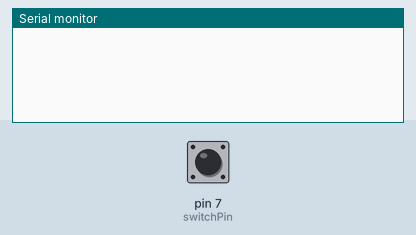
This sketch was run on a simulated Arduino Uno, built with avr-gcc and run on an emulated ATmega328P. Shown: the last lines printed to the serial monitor. The test bench sets the inputs (shaded band); at power-on: pin 7 (switchPin) LOW. WiFi joins after 1.5 s; servers stay silent unless stated.

Above: at 2.2 s.
2.3 s: pin 7 (switchPin) pulled HIGH for 0.15 s
At 3.3 s:
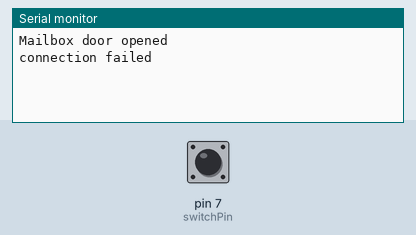
At 5.0 s:
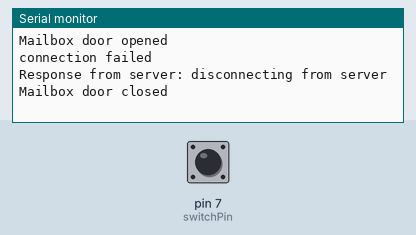

Measured:
- after the input at 2.3 s, the serial monitor: prints a new line at once (image 1)

The sketch:

growl.pde
```cpp
/*
  Snail Mail Push Alerts by Matt Richardson
  Adapted from the Arduino WebClient example by David A. Mellis

  This sketch is part of a project which sends a push alert to your
  iPhone when your snail mail is delivered.
  This sketch requests a URL when a mailbox has been opened.
  The URL is a PHP script based on the ProwlPHP class.

  December 31, 2010
 */

#include <SPI.h>
#include <Ethernet.h>

#define switchPin 7  // Snap action switch which closes when the mailbox door is opened.

byte mac[] = {  0xDE, 0xAD, 0xBE, 0xEF, 0xFE, 0xED };
byte ip[] = { 192,168,0,77 }; // local Arduino IP
byte gateway[] = { 192,168,0,1 }; // IP of your gateway
byte server[] = { 62,80,29,14 }; // IP of your web server

Client client(server, 80);

void setup() {
  Ethernet.begin(mac, ip, gateway);
  Serial.begin(9600);
  delay(1000);
  pinMode(switchPin, INPUT);
}

void loop()
{
  if (digitalRead(switchPin) == HIGH) // if mailbox is opened:
  {
      Serial.println("Mailbox door opened");
    if (client.connect()) { //connect to server
      Serial.println("connected to server");
      // Make a HTTP request:
      client.println("GET http://www.buero-berge.com/growlscripts/example.php"); //location of ProwlPHP script
      client.println();
    }
    else {
      Serial.println("connection failed");
    }
    delay(1000);
    Serial.print("Response from server: ");
    while (client.available()) {
      char c = client.read();
      Serial.print(c);
    }

    // if the server's disconnected, stop the client:
    if (!client.connected()) {
      Serial.println("disconnecting from server");
      client.stop();
    }
    while (digitalRead(switchPin) == HIGH)
    {
      // hold here until mailbox is closed again.
    }
    Serial.println("Mailbox door closed");
    delay(5000);
  }
}
```
